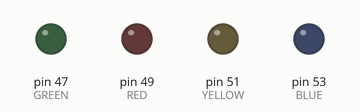
Recording of a sketch running on a simulated Arduino Mega 2560, built with avr-gcc and run on an emulated ATmega2560. Shown: output pins drawn as LEDs (lit = HIGH).

Above: at 1.0 s.
At 3.0 s:
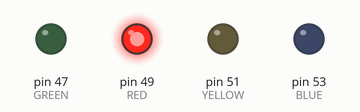
At 5.0 s:
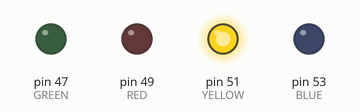
At 7.0 s:
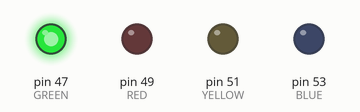
At 10.0 s:
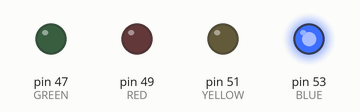
Timing chart, 0 to 13.0 s (numbered marks = the images above):
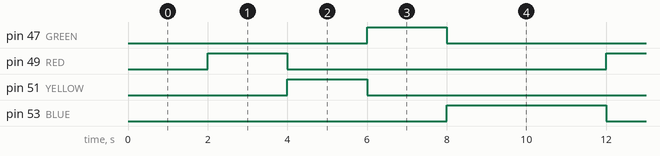

The sketch:

LightTower.ino
```cpp
#include <stdio.h>
#include <stdbool.h>

int RED = 49;
int GREEN = 47;
int YELLOW = 51;
int BLUE = 53;
int pin;

void setup() {
  // put your setup code here, to run once:
  pinMode(RED,OUTPUT);
  pinMode(YELLOW,OUTPUT);
  pinMode(GREEN,OUTPUT);
  pinMode(BLUE,OUTPUT);
  //
  //Blue 53, Green 51, Yellow 49, Red 47
  //Green 53, Red 49, Yellow 49, Blue 47
}

int something = 0;

void loop() {
  // put your main code here, to run repeatedly:

  delay(2000);
  if (1) {

    digitalWrite(RED, HIGH);
    digitalWrite(YELLOW, LOW);
    digitalWrite(GREEN, LOW);
    digitalWrite(BLUE, LOW);

  } //If
  delay(2000);

  if(1) {
    digitalWrite(RED, LOW);
    digitalWrite(YELLOW, HIGH);
    digitalWrite(GREEN, LOW);
    digitalWrite(BLUE, LOW);

  } //If
  delay(2000);

  //if (something == YELLOW) {
  if (1) {

    digitalWrite(RED, LOW);
    digitalWrite(YELLOW, LOW);
    digitalWrite(GREEN, HIGH);
    digitalWrite(BLUE, LOW);

  } //If
  delay(2000);

  //if (something == BLUE) {
  if (1) {
    digitalWrite(RED, LOW);
    digitalWrite(YELLOW, LOW);
    digitalWrite(GREEN, LOW);
    digitalWrite(BLUE, HIGH);

  } //If
  delay(2000);

  Serial.print("Loop");

} //Loop
```

Measured:
- by itself, pin 47 (GREEN), pin 49 (RED), pin 51 (YELLOW): alternates HIGH for 2.0 s and LOW for 8.0 s
- by itself, pin 53 (BLUE): alternates HIGH for 4.0 s and LOW for 6.0 s
- by itself, everything shown: repeats every 10.0 s, in 4 steps
